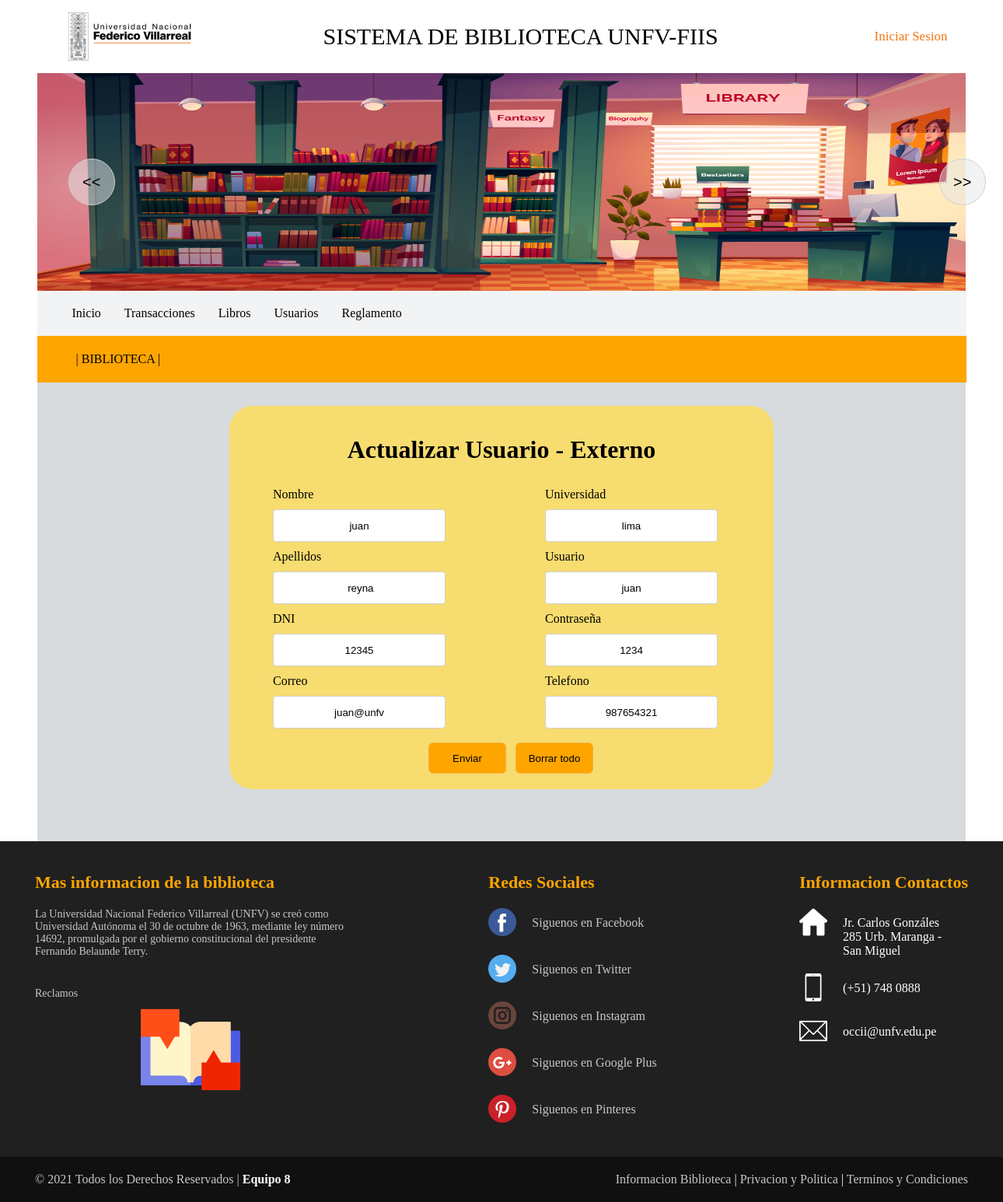
The page /administrador/formUpdateExterno.php?idExterno=10&idus=1 on the database its author committed.
### tables this page shows
CREATE TABLE `externo` (
  `ID_Externo` int(4) NOT NULL,
  `Nombre` varchar(50) NOT NULL,
  `Apellido` varchar(50) NOT NULL,
  `DNI` varchar(8) NOT NULL,
  `Correo` varchar(50) NOT NULL,
  `Universidad` varchar(100) NOT NULL,
  `Telefono` varchar(9) NOT NULL,
  `ID` int(4) NOT NULL
);

CREATE TABLE `usuario` (
  `ID` int(4) NOT NULL,
  `Usuario` varchar(50) NOT NULL,
  `Contraseña` varchar(50) NOT NULL
);

### administrador/formUpdateExterno.php (the view, shortened to what this page needs)
<?php
 include("../conexion/conexion.php");
   $consulta= "SELECT * FROM externo
            LEFT JOIN usuario ON externo.ID=usuario.ID
            WHERE ID_Externo=".$_REQUEST["idus"]."
			";
           $resultado= mysqli_query($conexion,$consulta);
           $con = mysqli_fetch_assoc($resultado);
?>
<!DOCTYPE html>
<html>
<head>
    <link rel="stylesheet" href="../css/estilo-header.css">
	<link rel="stylesheet" href="../css/estilos-footer.css">
	<link rel="stylesheet" href="../css/estiloActualizar.css">
</head>
<body>
    <header>
   <div class="div-header">
     <img class="icono" src="../imagenes/logo.png" alt="logo"/>
     <p>SISTEMA DE BIBLIOTECA UNFV-FIIS</p>
     <div class="sesion">
       <ul>
         <li><?php if(isset($texto)){
			   echo "<html>";
			   echo "<a class='boton' href='../login/salir.php' >Cerrar Sesion</a>";
			   echo "</html>";
		      }else{
				  echo "<html>";
				  echo "<a class='boton' href='../login/menuregistro.php' >Iniciar Sesion</a>";
				  echo "</html>";
			  }  ?></li>
       </ul>
     </div>
   </div>
   <div class="hero dibujo">
      <div class="mando-anterior diseño">
	  <input type="button" id="anterior" value="<<">
    </div>
    <div class="mando-siguiente diseño">
	  <input type="button" id="siguiente" value=">>"></center>
	</div>
     <img id="imagen" src="../imagenes/portAdmin.jpg" />
  </div>
   <div class="div-header menu">
   <nav class="navbar">
       <div class="enlaces">
	     <ul class="nav">
		    <li><a href="indexAdmin.php">Inicio</a></li>
            <li><a href="">Transacciones</a>
				</li>
			<li><a href="libros.php">Libros</a></li>
			<li><a href="">Usuarios</a>
				</li>
			<li><a href="http://biblioteca.unfv.edu.pe/opac-tmpl/bootstrap/images/REGLAMENTO%20DEL%20SISTEMA%20DE%20BIBLIOTECAS%20UNFV..pdf" target="_blank">Reglamento</a></li>
		 </ul>
	   </div>
   </nav>
   </div>
  <div class="div-header letra">
      <p>|  BIBLIOTECA  |</p>
   </div>
</header>
<div class="actuLibro">
    <div class="content">
            <br>
            <h1 class="logo"><span>A</span>ctualizar <span>U</span>suario - Externo</h1>
            <br>
                <div class="contact-form">
                    <form action="updateExterno.php" method="post" >
						<div class="campo">
                            <label>Nombre</label>
                            <input type="text" name="nombre" placeholder="Nombre" value="<?php if(isset($con['Nombre'])): echo $con['Nombre']; endif; ?>">
                        </div>
						<div class="campo">
                            <label>Universidad</label>
                            <input type="text" name="universidad" placeholder="Universidad" value="<?php if(isset($con['Universidad'])): echo $con['Universidad']; endif; ?>">
                        </div>
						<div class="campo">
                            <label>Apellidos</label>
                            <input type="text" name="apellido" placeholder="Apellidos" value="<?php if(isset($con['Apellido'])): echo $con['Apellido']; endif; ?>">
                        </div>
                       <div class="campo">
                            <label>Usuario</label>
                            <input type="text" name="usuario" placeholder="Usuario" value="<?php if(isset($con['Usuario'])): echo $con['Usuario']; endif; ?>">
                        </div>
						<div class="campo">
						    <label>DNI</label></br>
						    <input readonly type="text" name="dni" placeholder="DNI" value="<?php if(isset($con['DNI'])): echo $con['DNI']; endif; ?>">
						</div>
                        <div class="campo">
                            <label>Contraseña</label>
                            <input type="text" name="contra" placeholder="Contraseña" value="<?php if(isset($con['Contraseña'])): echo $con['Contraseña']; endif; ?>">
                        </div>
                        <div class="campo">
                            <label>Correo    </label>
                            <input type="text" name="correo" placeholder="Correo" value="<?php if(isset($con['Correo'])): echo $con['Correo']; endif; ?>">
                        </div>
                        <div class="campo">
                            <label>Telefono</label>
                            <input type="text" name="telefono" placeholder="Telefono" value=<?php if(isset($con['Telefono'])): echo $con['Telefono']; endif; ?>>
                        </div>
                       <div class="btn-enviar">
						   <input type="submit" value="Enviar"/>
						   <input type="reset" value="Borrar todo"/>
						</div>
                    </form>
                </div>
        </div>
    </div>
 <footer>
        <?php include "../footer/footer.php"; ?>
   </footer>
</body>
</html>

### css/estilo-header.css (style rules this page uses)
* { margin: 0; padding: 0; }
.div-header { padding-top:10px; padding-bottom:10px; padding-right:4px; padding-left:30px; width:90%; margin:auto; overflow: hidden; justify-content: space-between; display:flex; align-items: center; }
p { font-family:Century Gothic; }
.div-header p { padding:20px; font-size:30px; font-family:Century Gothic; }
ul li a { padding-left:40px; }
.sesion a { color:#f07613; font-size:17px; }
.sesion ul { list-style:none; padding:20px; }
a { text-decoration:none; color:black; }
.menu { background-color: #F2F3F4; }
.menu ul { list-style:none; }
.nav li a { background-color: #F2F3F4; padding:10px 15px; display: block; }
.nav > li { float:left; }
.dibujo { height: 260px; background-position: center; background:red; }
.hero { padding-top:10px; padding-bottom:10px; width:92.6%; margin:auto; background-color: orange; display:flex; align-items: center; }
.dibujo img { width:100%; height:280px; }
.mando-anterior { position:absolute; margin-left:40px; }
.mando-siguiente { position:absolute; margin-left:1160px; }
.diseño input[type=button] { height:60px; width:60px; border-radius:30px; background-color: rgba(229, 231, 233 ,0.5); border: 1px solid #d0d0d0; font-size:20px; }
.letra { background-color: orange; padding-top:1px; padding-bottom:1px; }
.letra p { font-size:16px; font-family:Century Gothic; }

### css/estilos-footer.css (style rules this page uses)
* { margin: 0; padding: 0; }
footer { width: 100%; background: #202020; color: white; align-self:flex-end; }

### css/estiloActualizar.css (style rules this page uses)
* { margin: 0; padding: 0; }
.actuLibro { background:#D7DBDD; width:92.5%; height:560px; margin:auto; padding-top:30px; }
.content h1 { text-align:center; margin-top:20px; }
.content { background:#F7DC6F ; width:700px; border-radius:30px; margin:auto; }
form { display:flex; width:84%; height:400px; margin:auto; flex-wrap:wrap; justify-content:space-between; }
.campo { display:block; width:230px; margin-right: 8px; height:68px; margin-top:12px; }
.campo input { height:40px; width:220px; margin-top:10px; border-radius:4px; border: 1px solid #d0d0d0; text-align:center; }
.campo label { margin-bottom:20px; }
.btn-enviar { justify-content:center; margin-top:20px; margin-bottom:20px; margin-left:200px; }
.btn-enviar>input { margin:auto; margin-right:8px; background:orange ; width:100px; height:40px; border-radius:6px; color:black; border: 1px solid #F5B041 ; }

### rows shown on the page
externo: nombre "juan", universidad "lima", apellido "reyna", usuario "juan", dni "12345", contra "1234", correo "juan@unfv", telefono "987654321"
